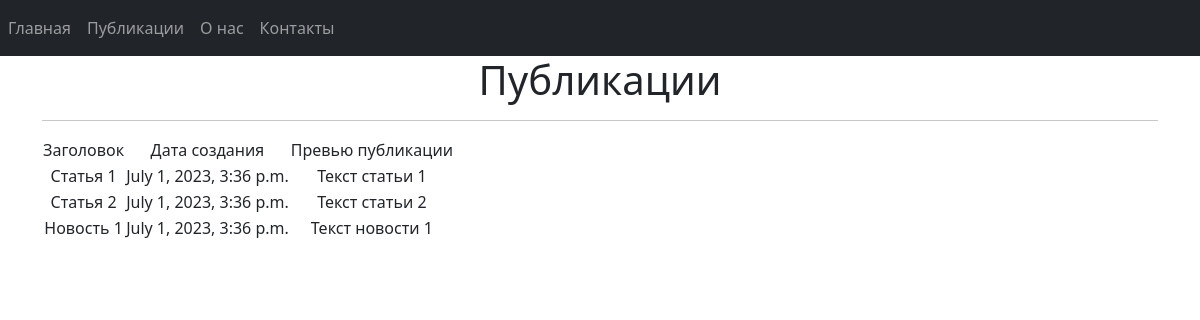
The app's page /posts/, older data.
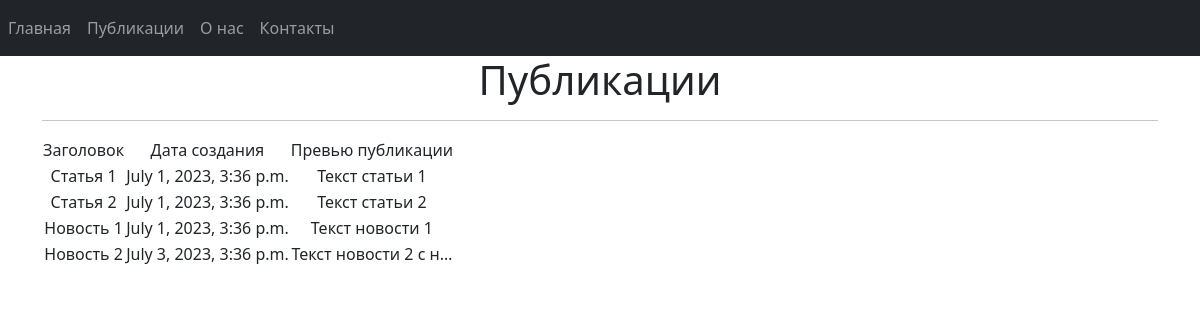
The same page, newer data.
### news/models.py (models this page shows, shortened)
class Post(models.Model):
    ARTICLE = 'AR'
    NEWS = 'NW'
    POST_CATEGORY_CHOICES = [
        (ARTICLE, 'Статья'),
        (NEWS, 'Новость'),
    ]
    author = models.ForeignKey(Author, on_delete=models.CASCADE)
    post_category = models.CharField(max_length=7, choices=POST_CATEGORY_CHOICES)
    date = models.DateTimeField(auto_now_add=True)
    category = models.ManyToManyField(Category, through='PostCategory')
    headline = models.CharField(max_length=255)
    text = models.TextField()
    rating = models.IntegerField(default=0)

### news/views.py (the view)
# urls.py: path('', PostsList.as_view()),
class PostsList(ListView):
    model = Post
    ordering = 'date'
    template_name = 'posts.html'
    context_object_name = 'posts'

### news/templatetags/custom_filters.py (called while the page is built)
@register.filter()
def apply_censor(text):
    bad_words = ['bad_word', ]
    res = ''
    for word in text.split():
        if word.strip('.,;:-?!()').lower() in bad_words:
            bad_word = word.strip('.,;:-?!()').lower()
            for l in word.lower():
                if l != bad_word[0]:
                    res += l
                else:
                    break
            temp = ''
            for l in word.lower()[-1]:
                if l != bad_word[-1]:
                    temp += l
                else:
                    break
            res += '*' + temp
        else:
            res += word + ' '
    return res

### templates/posts.html (shortened to what this page needs)
{% extends 'flatpages/default.html' %}
{% load custom_filters %}
{% block content %}
   <h1>Публикации</h1>
   <hr>
   {% if posts %}
       <table>
           <tr>
               <td>Заголовок</td>
               <td>Дата создания</td>
               <td>Превью публикации</td>
           </tr>
           {% for post in posts %}
           <tr>
               <td>{{ post.headline | apply_censor }}</td>
               <td>{{ post.date }}</td>
               <td>{{ post.text|truncatechars:20 | apply_censor }}</td>
           </tr>
           {% endfor %}
       </table>
   {% else %}
       <h2>Публикаций нет!</h2>
   {% endif %}
{% endblock content %}

### templates/flatpages/default.html (shortened to what this page needs)
<!DOCTYPE html>
<html lang="en">
    <head>
        {% load static %}
        <link href="{% static 'css/styles.css' %}" rel="stylesheet" />
    </head>
    <body>
        <nav class="navbar navbar-expand-lg navbar-dark bg-dark static-top">
               <div class="collapse navbar-collapse" id="navbarResponsive">
                   <ul class="navbar-nav ml-auto">
                       <li class="nav-item active">
                           <a class="nav-link" href="/main/">Главная</a>
                       </li>
                       <li class="nav-item">
                           <a class="nav-link" href="/posts/">Публикации</a>
                       </li>
                       <li class="nav-item">
                           <a class="nav-link" href="/about/">О нас</a>
                       </li>
                       <li class="nav-item">
                           <a class="nav-link" href="/contacts/">Контакты</a>
                       </li>
                   </ul>
               </div>
        </nav>
        <div class="container">
           <div class="row">
               <div class="col-lg-12 text-center">
                   {% block content %}{% endblock content %}
               </div>
           </div>
        </div>
    </body>
</html>

Row changes from the older to the newer data that the page shows:
added Post: headline|apply_censor "Новость 2", date "July 3, 2023, 3:36 p.m.", text|apply_censor "Текст новости 2 с н…"
